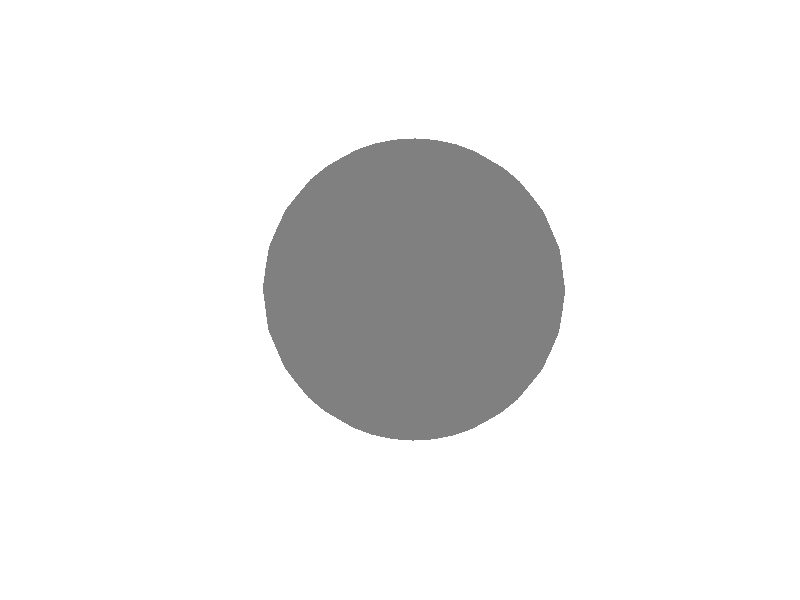

MATLAB code for this plot: (Note: this script raises an error after producing the figure.)
function [AdjacencyMatrix, CirclesMat] = Great_Circles_Problem_3D(NUM_OF_GREAT_CIRCLES)

% create a plane 
close all;
%clear all;
clearvars -except NUM_OF_GREAT_CIRCLES;
clc;

%%%%%%%%%%%%%%%%%%%%%%%%%%%%%%%%%%%%%%%%%%%%%%%%
%%%%%%%%%%%%%%%%%%%%%%%%%%%%%%%%%%%%%%%%%%%%%%%%
%% DEFINITIONS

SAVE = 0;

if exist('NUM_OF_GREAT_CIRCLES') == 0
    NUM_OF_GREAT_CIRCLES = 10;   %% The number of great circles to generate
end;


TRANSPARENCY = 0.5;
ENABLE_AXIS = 0;
ENABLE_SPHERE = 1;
ENABLE_LINE_INTERSECTIONS = 0;
ENABLE_PLANES = 0;
ENABLE_SPECIAL_GRAPHS = 0;
VERIFY_ADJACENCY_MATRIX = 0;

%%%%%%%%%%%%%%%%%%%%%%%%%%%%%%%%%%%%%%%%%%%%%%%%
%%%%%%%%%%%%%%%%%%%%%%%%%%%%%%%%%%%%%%%%%%%%%%%%
NUM_VER = NUM_OF_GREAT_CIRCLES*(NUM_OF_GREAT_CIRCLES-1);
NUM_VER_ON_A_CIRCLE = (NUM_OF_GREAT_CIRCLES-1)*2;
NUM_EDGES = 2*NUM_VER;


if SAVE == 1
    DEFAULT_FOLDER = strcat(pwd,'\Data\');

    COUNTER_FILE = [DEFAULT_FOLDER,'Counter.txt'];
    load(COUNTER_FILE); %% Counter

    COUNTER_FILE = fopen(COUNTER_FILE,'wt');
    fprintf(COUNTER_FILE, num2str(Counter+1));
    fclose(COUNTER_FILE);

    SAVE_FOLDER = [DEFAULT_FOLDER, date, '\', num2str(Counter), '\'];
    mkdir(SAVE_FOLDER);
end;


%%%%%%%%%%%%%%%%%%%%%%%%%%%%%%%%%%%%%%%%%%%%%%%%
%%%%%%%%%%%%%%%%%%%%%%%%%%%%%%%%%%%%%%%%%%%%%%%%
pointA = [0,0,0];
pointB = [3,3,2];
pointC = [-1,-1,1];
%drawPlane3d(createPlane(pointA, pointB, pointC));


h=figure(1);hold on; rotate3d on; axis(gca,'vis3d'); view([0.8,2,2]);
set(gcf,'units','normalized','outerposition',[0 0 1 1]);

if ENABLE_AXIS == 1
    text(0,1,-1,'X','color','r','Fontsize',18);
    text(1,0,-1,'Y','color','r','Fontsize',18);
    text(1,1,0,'Z','color','r','Fontsize',18);
else
    axis off; 
end;

if ENABLE_SPHERE == 1
    drawSphere([0 0 0 1], 'facecolor', [0.5 0.5 0.5]); 
    alpha(1 - TRANSPARENCY);
end;

%%%%%%%%%%%%%%%%%%%%%%%%%%%%%%%%%%%%%%%%%%%%%%%%
%%%%%%%%%%%%%%%%%%%%%%%%%%%%%%%%%%%%%%%%%%%%%%%%
START = 0;
for i=1:NUM_OF_GREAT_CIRCLES
    START = START + 1;
    
    %k=1/10;
    %k=rand;
    
    if ENABLE_SPECIAL_GRAPHS == 1
        THETA(START) = 179/NUM_OF_GREAT_CIRCLES*i;%round(RandomInRange(0, 180),2);
        %PHI(START)   = 179/NUM_OF_GREAT_CIRCLES*i;%round(RandomInRange(0, 360),2);
        PHI(START)   = k*THETA(START);
    else
        THETA(START) = round(RandomInRange(0, 180),2);
        PHI(START)   = round(RandomInRange(0, 360),2);
    end;
    [Circle(:,:,START)] = drawCircle3dNew(0,0,0,1,THETA(START),PHI(START),sqrt(NUM_VER)*500);
end;

Intersections = 0; Intersection_line=0; alpha2=0;
START=0;

for i=1:NUM_OF_GREAT_CIRCLES-1
    for j=i+1:NUM_OF_GREAT_CIRCLES
        
        START=START+1;
        
        [P_intersect,Intersection_line(START,1:6)] = intersect2Circles_Set(Circle(:,:,i), Circle(:,:,j), ENABLE_LINE_INTERSECTIONS, ENABLE_PLANES);
       
        Intersection_line(START,7:8) = [i j];
        
        drawPoint3d(P_intersect(1:2,1:3), 'marker', 'o',...
            'MarkerFaceColor','r','markerSize', 10);

        P_intersect = sortrows(P_intersect,3);
        P_intersect(1:2,6:7) = [i j; i j];
        
        
        if Intersections ~=0
            Intersections = vertcat(Intersections,P_intersect);
        else
            Intersections = P_intersect;
        end;
        
        for j=1:2
            if ENABLE_SPHERE==1
                text(P_intersect(j,1), P_intersect(j,2),...
                     P_intersect(j,3) + sign(P_intersect(j,3))*0.04,...
                     num2str(numel(Intersections(:,1))-1+(j-1)),...
                     'FontSize', 14, 'Color', 'w');
            else
                text(P_intersect(j,1), P_intersect(j,2),...
                     P_intersect(j,3) + sign(P_intersect(j,3))*0.04,...
                     num2str(numel(Intersections(:,1))-1+(j-1)),...
                     'FontSize', 14, 'Color', 'k');
            end;
        end;

    end;
end;

if NUM_VER ~= numel(Intersections(:,1))
    return;
end;


%% Find the middle points
MIN(1) = 100;
for i=1:NUM_VER
    if MIN(1) > abs(Intersections(i,3))
        MIN(1) = abs(Intersections(i,3));
        MIN(2) = i;
    end;
end;

%% EXPORT MATRIX OF CIRCLES
MATRIX_CIRCLES = ExportMatrixCircles(Intersections);

for i=1:NUM_OF_GREAT_CIRCLES
    MATRIX_CIRCLES(:,:,i) = sortrows(MATRIX_CIRCLES(:,:,i),2);
end;    



%% EXPORT MATRIX OF VERTICES
MATRIX_VERTICES= 0;

START(1:NUM_VER) = 0;
% 
for CIRi=1:NUM_OF_GREAT_CIRCLES
    Order_ver = sortrows(MATRIX_CIRCLES(:,:,CIRi),2);
        
    for i=1:NUM_VER_ON_A_CIRCLE
        current_ver = Order_ver(i,1);

        if i==1

            START(current_ver) = START(current_ver)+1;
            MATRIX_VERTICES(START(current_ver),current_ver) = Order_ver(2,1);      
            START(current_ver) = START(current_ver)+1;
            MATRIX_VERTICES(START(current_ver),current_ver) = Order_ver(NUM_VER_ON_A_CIRCLE,1);   

        elseif i==NUM_VER_ON_A_CIRCLE

            START(current_ver) = START(current_ver)+1;
            MATRIX_VERTICES(START(current_ver),current_ver) = Order_ver(1,1);
            START(current_ver) = START(current_ver)+1;
            MATRIX_VERTICES(START(current_ver),current_ver) = Order_ver(NUM_VER_ON_A_CIRCLE-1,1);

        else

            START(current_ver) = START(current_ver)+1;
            MATRIX_VERTICES(START(current_ver),current_ver) = Order_ver(i+1,1);
            START(current_ver) = START(current_ver)+1;
            MATRIX_VERTICES(START(current_ver),current_ver) = Order_ver(i-1,1);

        end
    end;
end;

for i=1:NUM_VER
    MATRIX_VERTICES(:,i) = sortrows(MATRIX_VERTICES(:,i),1);
end; 


% %% OUTPUT ADJACENCY MATRIX
AdjacencyMatrix = zeros(NUM_VER);
for i=1:NUM_VER
    for j=1:numel(MATRIX_VERTICES(:,1))
        Des_ver = MATRIX_VERTICES(j,i);
        
        AdjacencyMatrix(i,Des_ver) = 1;
        AdjacencyMatrix(Des_ver,i) = 1;
    end;
end;

if VERIFY_ADJACENCY_MATRIX==1
    for i=1:NUM_VER
        if sum(AdjacencyMatrix(i,:)) ~= 4
            disp('ERROR in Adjacency Matrix!!!');
            break;
        end;
    end;
    disp('Adjacency Matrix is CORRECT!');
end;

% %% OUTPUT EDGES
START=0;
for i=1:NUM_VER-1
    for j=i+1:NUM_VER
        if AdjacencyMatrix(i,j) == 1
            START = START+1;
            EDGES(START,1:2) = [i j];
        end;
    end;
end;


if NUM_EDGES ~= numel(EDGES(:,1))
    return;
end;



% %% OUTPUT AdjacencyMatrix to clipboard - MATHEMATICA
AdjacencyMatrix_TEXT = 'AdjacencyMat={';
for i=1:NUM_VER
    
    AdjacencyMatrix_TEXT = [AdjacencyMatrix_TEXT,'{'];
    
    for j=1:NUM_VER-1
        AdjacencyMatrix_TEXT = [AdjacencyMatrix_TEXT, num2str(AdjacencyMatrix(i,j)), ','];
    end;
    
    if i~=NUM_VER
        AdjacencyMatrix_TEXT = [AdjacencyMatrix_TEXT,num2str(AdjacencyMatrix(i,j+1)),'}, '];
    else
        AdjacencyMatrix_TEXT = [AdjacencyMatrix_TEXT,num2str(AdjacencyMatrix(i,j+1)),'}};'];
    end;
end;

clipboard('copy', AdjacencyMatrix_TEXT);

%% Save the figure 1
if SAVE == 1
    name_to_save = '3D Graph';
    savelocation = strcat(SAVE_FOLDER,name_to_save);
    saveas(gcf,savelocation);
end;

%% Save the data mat
if SAVE == 1
    save([SAVE_FOLDER,'Data.mat']);
end;



CirclesMat = MATRIX_CIRCLES(:,1,1);
for i=2:NUM_OF_GREAT_CIRCLES    
    CirclesMat(:,i) = MATRIX_CIRCLES(:,1,i);
end;
CirclesMat = rot90(CirclesMat);